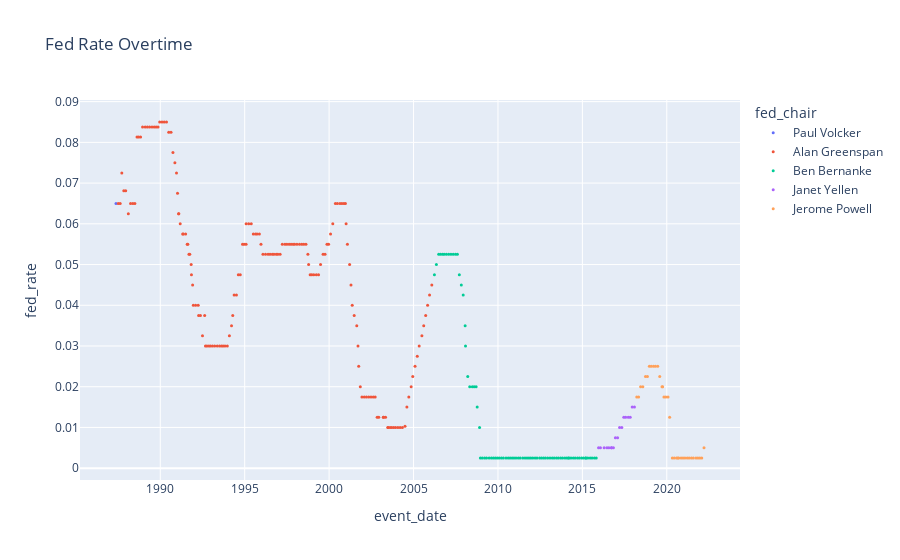

Notebook code for this chart:
### Code cell
fig = px.scatter(data_frame=decision_df, 
                x='event_date', y='fed_rate', 
                color="fed_chair", 
                title='Fed Rate Overtime',
            )

fig.update_traces(marker_size=3)

fig.show()
